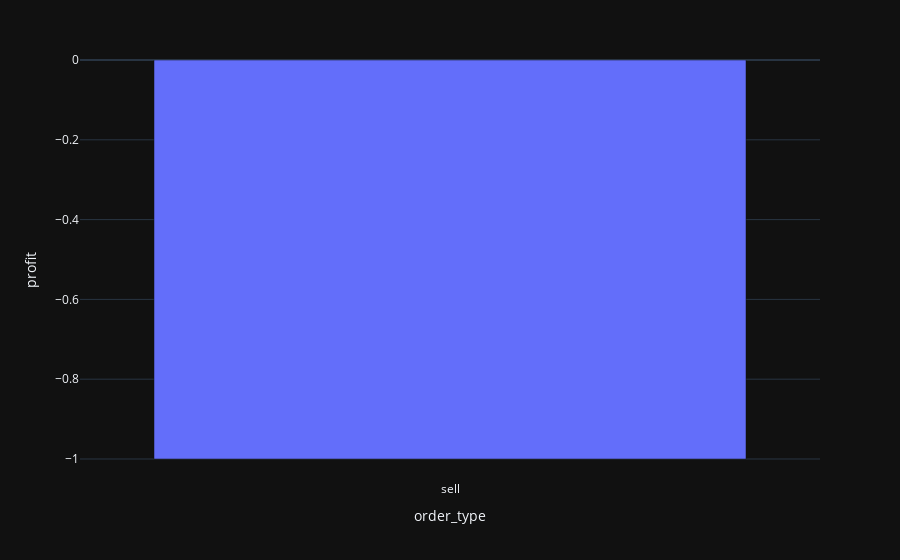
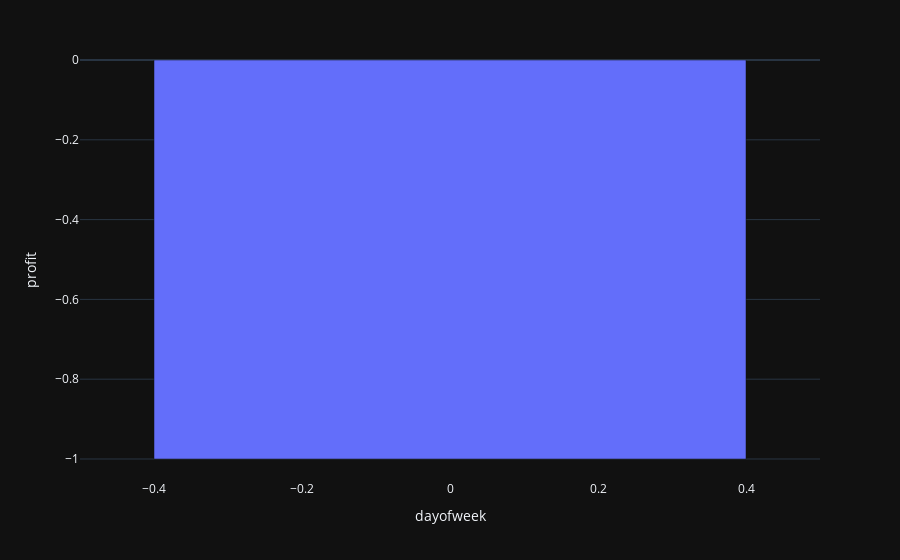
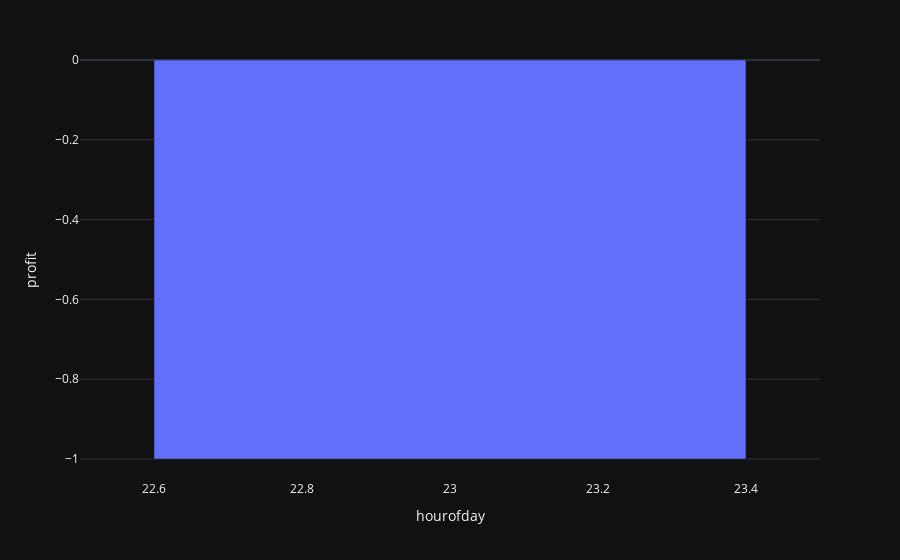
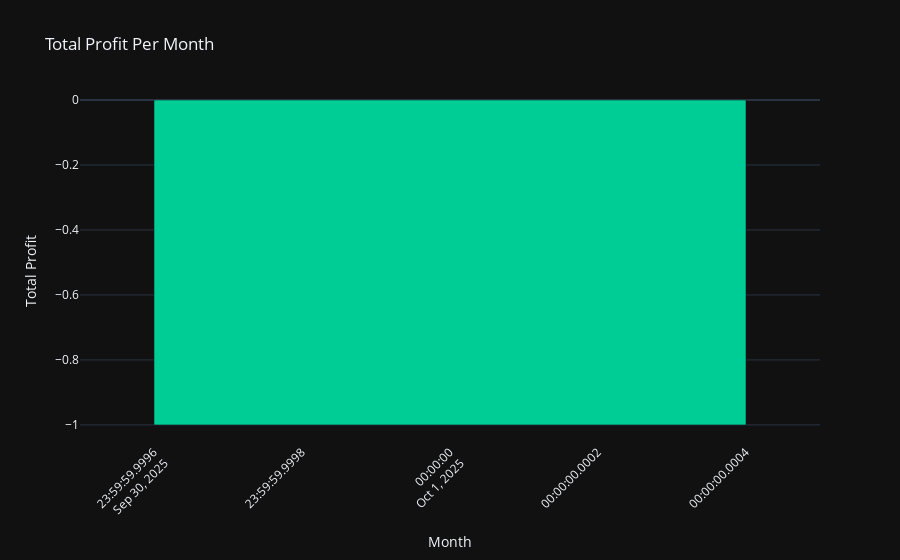

Here is the notebook cell these charts were saved with, in order:
### Code cell
evaluate_backtest(bt.trades)

### Figure 1 — Plotly figure (JSON) as saved in the notebook; plotly's stock layout.template omitted (floating-point values rounded to 4 significant figures)
{"data": [{"hovertemplate": "order_type=%{x}<br>profit=%{y}<extra></extra>", "legendgroup": "", "marker": {"color": "#636efa", "pattern": {"shape": ""}}, "name": "", "orientation": "v", "showlegend": false, "textposition": "auto", "type": "bar", "x": ["sell"], "xaxis": "x", "y": [-1.0], "yaxis": "y"}], "layout": {"barmode": "relative", "legend": {"tracegroupgap": 0}, "margin": {"t": 60}, "xaxis": {"anchor": "y", "domain": [0, 1], "title": {"text": "order_type"}}, "yaxis": {"anchor": "x", "domain": [0, 1], "title": {"text": "profit"}}}}

### Figure 2 — Plotly figure (JSON) as saved in the notebook; plotly's stock layout.template omitted (floating-point values rounded to 4 significant figures)
{"data": [{"hovertemplate": "dayofweek=%{x}<br>profit=%{y}<extra></extra>", "legendgroup": "", "marker": {"color": "#636efa", "pattern": {"shape": ""}}, "name": "", "orientation": "v", "showlegend": false, "textposition": "auto", "type": "bar", "x": [0], "xaxis": "x", "y": [-1.0], "yaxis": "y"}], "layout": {"barmode": "relative", "legend": {"tracegroupgap": 0}, "margin": {"t": 60}, "xaxis": {"anchor": "y", "domain": [0, 1], "title": {"text": "dayofweek"}}, "yaxis": {"anchor": "x", "domain": [0, 1], "title": {"text": "profit"}}}}

### Figure 3 — Plotly figure (JSON) as saved in the notebook; plotly's stock layout.template omitted (floating-point values rounded to 4 significant figures)
{"data": [{"hovertemplate": "hourofday=%{x}<br>profit=%{y}<extra></extra>", "legendgroup": "", "marker": {"color": "#636efa", "pattern": {"shape": ""}}, "name": "", "orientation": "v", "showlegend": false, "textposition": "auto", "type": "bar", "x": [23], "xaxis": "x", "y": [-1.0], "yaxis": "y"}], "layout": {"barmode": "relative", "legend": {"tracegroupgap": 0}, "margin": {"t": 60}, "xaxis": {"anchor": "y", "domain": [0, 1], "title": {"text": "hourofday"}}, "yaxis": {"anchor": "x", "domain": [0, 1], "title": {"text": "profit"}}}}

### Figure 4 — Plotly figure (JSON) as saved in the notebook; plotly's stock layout.template omitted (floating-point values rounded to 4 significant figures)
{"data": [{"hovertemplate": "Month=%{x}<br>Total Profit=%{y}<extra></extra>", "legendgroup": "", "marker": {"color": "#00CC96", "pattern": {"shape": ""}}, "name": "", "orientation": "v", "showlegend": false, "textposition": "auto", "type": "bar", "x": ["2025-10"], "xaxis": "x", "y": [-1.0], "yaxis": "y"}], "layout": {"barmode": "relative", "legend": {"tracegroupgap": 0}, "title": {"text": "Total Profit Per Month"}, "xaxis": {"anchor": "y", "domain": [0, 1], "tickangle": -45, "title": {"text": "Month"}}, "yaxis": {"anchor": "x", "domain": [0, 1], "title": {"text": "Total Profit"}}}}
